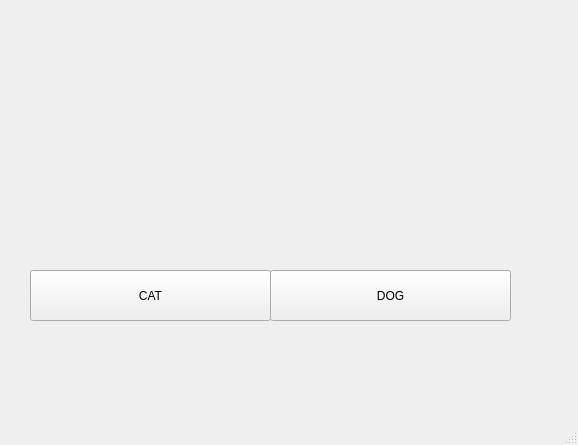
<?xml version="1.0" encoding="UTF-8"?>
<ui version="4.0">
 <class>MainWindow</class>
 <widget class="QMainWindow" name="MainWindow">
  <property name="geometry">
   <rect>
    <x>0</x>
    <y>0</y>
    <width>578</width>
    <height>445</height>
   </rect>
  </property>
  <property name="windowTitle">
   <string>MainWindow</string>
  </property>
  <widget class="QWidget" name="centralwidget">
   <widget class="QLabel" name="photo">
    <property name="geometry">
     <rect>
      <x>100</x>
      <y>40</y>
      <width>371</width>
      <height>211</height>
     </rect>
    </property>
    <property name="text">
     <string/>
    </property>
    <property name="pixmap">
     <pixmap>cat.jpeg</pixmap>
    </property>
    <property name="scaledContents">
     <bool>true</bool>
    </property>
   </widget>
   <widget class="QPushButton" name="cat">
    <property name="geometry">
     <rect>
      <x>30</x>
      <y>270</y>
      <width>241</width>
      <height>51</height>
     </rect>
    </property>
    <property name="text">
     <string>CAT</string>
    </property>
   </widget>
   <widget class="QPushButton" name="dog">
    <property name="geometry">
     <rect>
      <x>270</x>
      <y>270</y>
      <width>241</width>
      <height>51</height>
     </rect>
    </property>
    <property name="text">
     <string>DOG</string>
    </property>
   </widget>
  </widget>
  <widget class="QMenuBar" name="menubar">
   <property name="geometry">
    <rect>
     <x>0</x>
     <y>0</y>
     <width>578</width>
     <height>22</height>
    </rect>
   </property>
  </widget>
  <widget class="QStatusBar" name="statusbar"/>
 </widget>
 <resources/>
 <connections/>
</ui>
